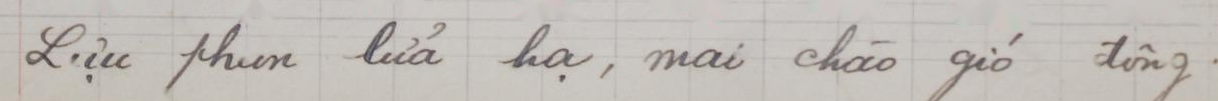
#> input picture image_crop/10693040/10693040_page_001/cropped_012/cropped_setence_012.png, 1218 x 101 px, given as the content of the folder /content/image/Black, which was not available
$ jupyter execute --allow-errors ocr.ipynb   (text cells are left out)
#> lines starting #> are read from the running program, lines starting #| are printed output that depends on the picture; after the words box and inside, x2 and y2 are one past the last pixel; in counts of white or black regions, pixels touching at a corner belong together; pictures that were not available may be replaced by others from this repository, and a replacement may not be noted
[cell 1]
import cv2
import os
import matplotlib.pyplot as plt
import easyocr
import shutil
import json
import re
import zipfile
import numpy as np
from google.colab import files

[cell 2]
from google.colab import files

# Upload the ZIP file
uploaded = files.upload()
#> the answer given: cropped_setence_012.png

# Extract the ZIP file
zip_file = "processed_images.zip"  # Replace with your ZIP file name
extract_to = "/content/processed_images"
os.makedirs(extract_to, exist_ok=True)

#> (the rest of this cell did not finish here and is left out)

[cell 3]
# Path to the uploaded ZIP file
zip_file_path = "image.zip"

# Extract to a specific folder
extract_to_folder = "/content"
os.makedirs(extract_to_folder, exist_ok=True)

# Extract the ZIP file
#> (the rest of this cell did not finish here and is left out)

[cell 4]
# Input and output folders
input_folder = "/content/image/Black"
output_folder = "/content/processed_images"

# Create output folder if it doesn't exist
os.makedirs(output_folder, exist_ok=True)

# Color ranges for black and gray
ranges = [
    (np.array([0, 0, 0]), np.array([180, 255, 30])),
    (np.array([0, 0, 30]), np.array([180, 255, 60])),
    (np.array([0, 0, 60]), np.array([180, 255, 90])),
    (np.array([0, 0, 90]), np.array([180, 255, 120])),
    (np.array([0, 0, 120]), np.array([180, 255, 150]))
]

# Process images
for root, dirs, files in os.walk(input_folder):
    for filename in files:
        input_path = os.path.join(root, filename)
        if filename.lower().endswith(('.png', '.jpg', '.jpeg', '.bmp', '.tiff')):
            image = cv2.imread(input_path)
#> image is the input picture: shape (101, 1218, 3); mean B, G, R 183.7, 188.6, 193.2
            if image is not None:
                hsv = cv2.cvtColor(image, cv2.COLOR_BGR2HSV)
#> hsv: shape (101, 1218, 3); mean H, S, V 17.4, 12.9, 193.2
                combined_mask = np.zeros(hsv.shape[:2], dtype=np.uint8)
                for (lower, upper) in ranges:
                    mask = cv2.inRange(hsv, lower, upper)
                    combined_mask = cv2.bitwise_or(combined_mask, mask)
#> this loop made 5 passes
#> pass 3, `mask = cv2.inRange(hsv, lower, upper)`:
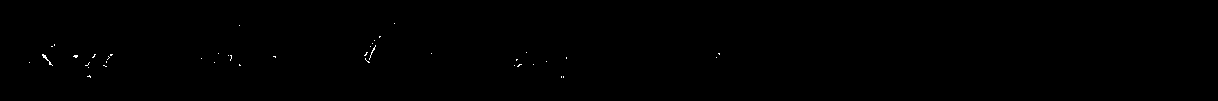
#> mask: shape (101, 1218); 0.13% white in thin lines or dots, all inside (x1, y1, x2, y2) = (29, 23, 720, 78)
#> after the loop:
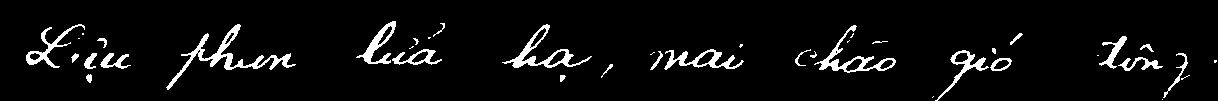
#> combined_mask: shape (101, 1218); 5.4% white; 41 white regions (14 under 20 px), largest, box (x1, y1, x2, y2) and area: (166, 24, 296, 90) 1153, (502, 24, 592, 68) 745, (814, 25, 896, 73) 690
                kernel = cv2.getStructuringElement(cv2.MORPH_ELLIPSE, (5, 5))
                combined_mask = cv2.morphologyEx(combined_mask, cv2.MORPH_CLOSE, kernel)
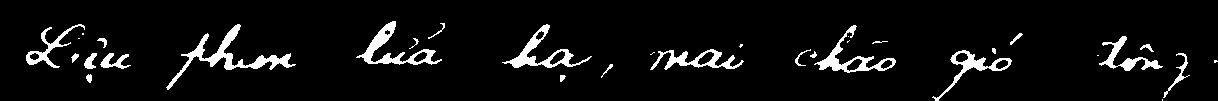
#> combined_mask: shape (101, 1218); 6% white; 33 white regions (9 under 20 px), largest, box (x1, y1, x2, y2) and area: (166, 24, 296, 90) 1315, (356, 21, 442, 65) 927, (502, 24, 592, 68) 848
                combined_mask = cv2.dilate(combined_mask, kernel, iterations=1)
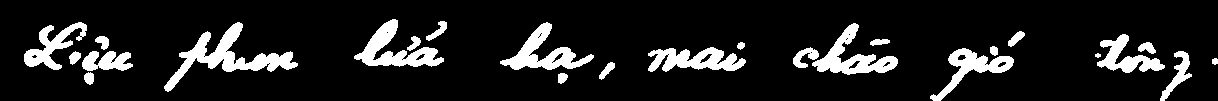
#> combined_mask: shape (101, 1218); 12.1% white; 25 white regions, largest, box (x1, y1, x2, y2) and area: (164, 22, 298, 92) 2363, (354, 19, 444, 67) 1643, (812, 23, 898, 75) 1575
                image_no_black = cv2.inpaint(image, combined_mask, inpaintRadius=3, flags=cv2.INPAINT_TELEA)
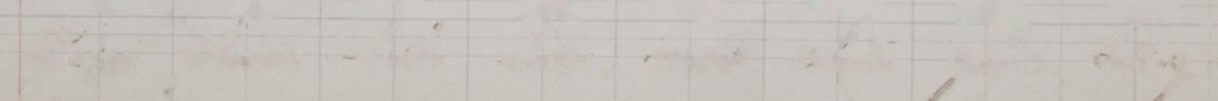
#> image_no_black: shape (101, 1218, 3); mean B, G, R 188.8, 193.9, 198.3
                output_subfolder = os.path.join(output_folder, os.path.relpath(root, input_folder))
                os.makedirs(output_subfolder, exist_ok=True)
                output_path = os.path.join(output_subfolder, filename)
                cv2.imwrite(output_path, image_no_black)
                print(f"Processed: {filename}. Saved at: {output_path}")
            else:
                print(f"Cannot read image: {filename}")
        else:
            print(f"Skipped non-image file: {filename}")

print("All images processed successfully.")

$ run again, on image_crop/10693040/10693040_page_008/cropped_007/cropped_setence_007.png
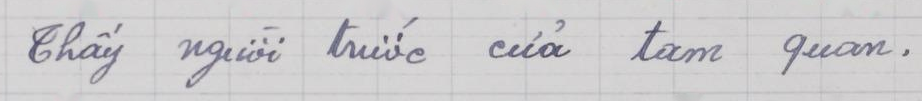
#> input picture image_crop/10693040/10693040_page_008/cropped_007/cropped_setence_007.png, 922 x 101 px, given as the content of the folder /content/image/Black, which was not available
#> image is the input picture: shape (101, 922, 3); mean B, G, R 204.6, 202.8, 204.2
#> hsv: shape (101, 922, 3); mean H, S, V 106.7, 3.6, 205.4
#> after the loop `for (lower, upper) in ranges:`:
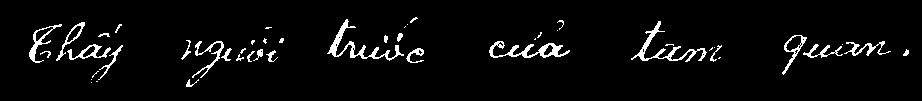
#> combined_mask: shape (101, 922); 4.3% white in thin lines or dots, all inside (x1, y1, x2, y2) = (29, 17, 909, 87)
#> `image_no_black = cv2.inpaint(image, combined_mask, inpaintRadius=3, fl..`:
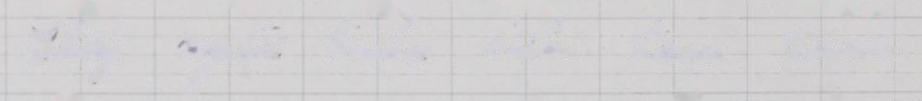
#> image_no_black: shape (101, 922, 3); mean B, G, R 209.6, 208.4, 209.7

$ run again, on image_crop/10693040/10693040_page_011/cropped_009/cropped_setence_009.png
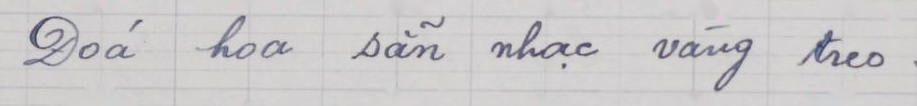
#> input picture image_crop/10693040/10693040_page_011/cropped_009/cropped_setence_009.png, 917 x 106 px, given as the content of the folder /content/image/Black, which was not available
#> image is the input picture: shape (106, 917, 3); mean B, G, R 202.4, 201.4, 202.9
#> hsv: shape (106, 917, 3); mean H, S, V 104.6, 4.4, 203.9
#> after the loop `for (lower, upper) in ranges:`:
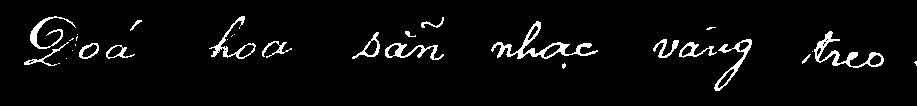
#> combined_mask: shape (106, 917); 4.2% white; 32 white regions (15 under 20 px), largest, box (x1, y1, x2, y2) and area: (491, 21, 598, 59) 783, (814, 31, 884, 68) 585, (714, 39, 752, 91) 390
#> `image_no_black = cv2.inpaint(image, combined_mask, inpaintRadius=3, fl..`:
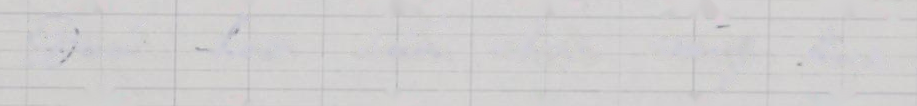
#> image_no_black: shape (106, 917, 3); mean B, G, R 207.1, 206.7, 208.2
